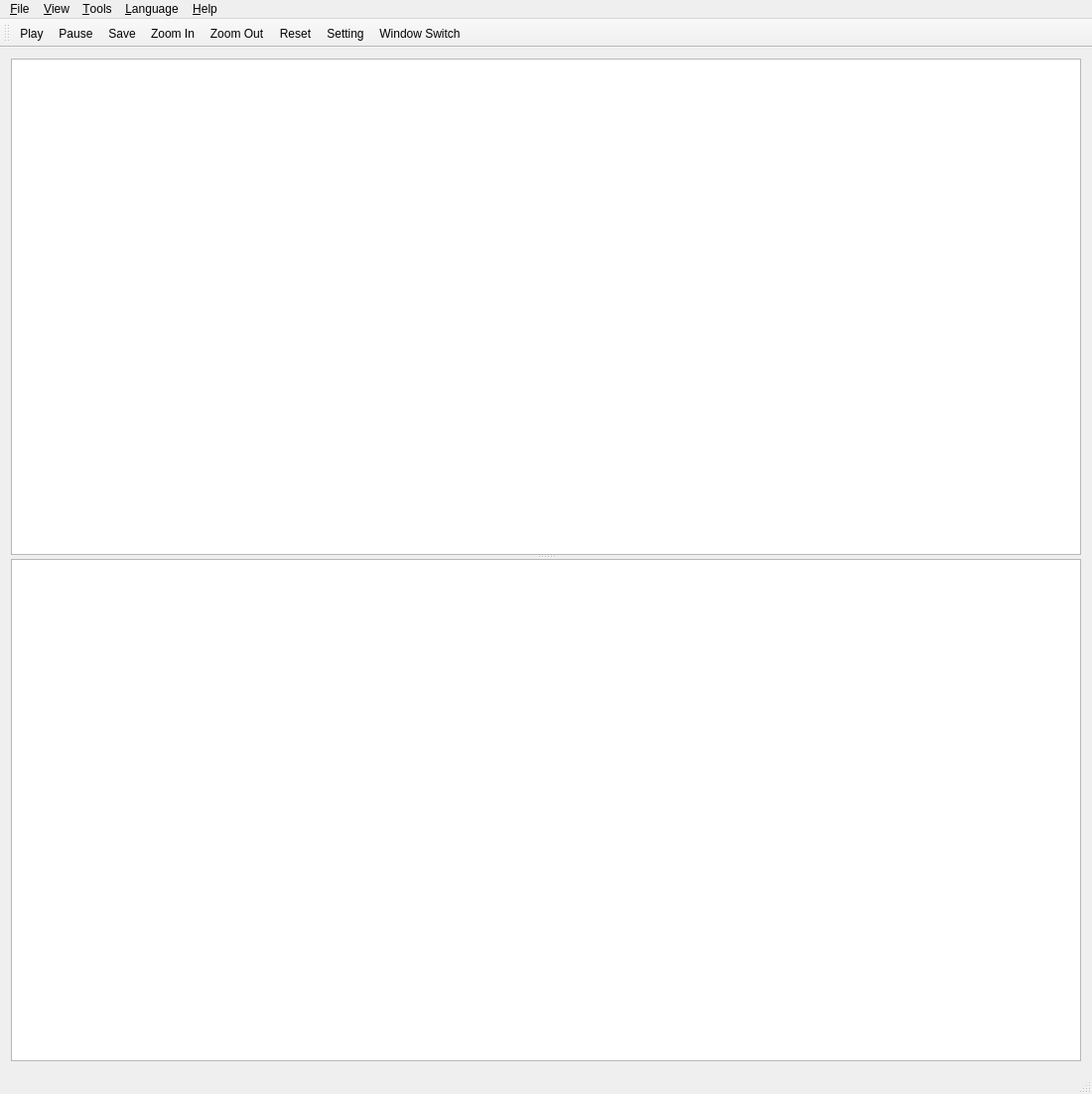
<?xml version="1.0" encoding="UTF-8"?>
<ui version="4.0">
 <class>MainWindow</class>
 <widget class="QMainWindow" name="MainWindow">
  <property name="geometry">
   <rect>
    <x>0</x>
    <y>0</y>
    <width>1100</width>
    <height>1102</height>
   </rect>
  </property>
  <property name="windowTitle">
   <string>QtDemo</string>
  </property>
  <widget class="QWidget" name="centralWidget">
   <layout class="QVBoxLayout" name="verticalLayout">
    <item>
     <widget class="QSplitter" name="splitter">
      <property name="orientation">
       <enum>Qt::Vertical</enum>
      </property>
      <widget class="QGraphicsView" name="gvMain">
       <property name="minimumSize">
        <size>
         <width>500</width>
         <height>500</height>
        </size>
       </property>
       <property name="backgroundBrush">
        <brush brushstyle="SolidPattern">
         <color alpha="255">
          <red>127</red>
          <green>127</green>
          <blue>127</blue>
         </color>
        </brush>
       </property>
      </widget>
      <widget class="QGraphicsView" name="gvSecond">
       <property name="sizePolicy">
        <sizepolicy hsizetype="Expanding" vsizetype="Expanding">
         <horstretch>100</horstretch>
         <verstretch>100</verstretch>
        </sizepolicy>
       </property>
       <property name="minimumSize">
        <size>
         <width>500</width>
         <height>500</height>
        </size>
       </property>
       <property name="backgroundBrush">
        <brush brushstyle="SolidPattern">
         <color alpha="255">
          <red>127</red>
          <green>127</green>
          <blue>127</blue>
         </color>
        </brush>
       </property>
      </widget>
     </widget>
    </item>
   </layout>
  </widget>
  <widget class="QMenuBar" name="menuBar">
   <property name="geometry">
    <rect>
     <x>0</x>
     <y>0</y>
     <width>1100</width>
     <height>19</height>
    </rect>
   </property>
   <widget class="QMenu" name="menu_File">
    <property name="title">
     <string>&amp;File</string>
    </property>
    <addaction name="action_Play"/>
    <addaction name="action_Stop"/>
    <addaction name="action_Save"/>
    <addaction name="actionExit"/>
   </widget>
   <widget class="QMenu" name="menu_View">
    <property name="title">
     <string>&amp;View</string>
    </property>
    <addaction name="actionZoom_In"/>
    <addaction name="actionZoom_Out"/>
    <addaction name="actionReset"/>
    <addaction name="actionWindow_Switch"/>
   </widget>
   <widget class="QMenu" name="menu_Set">
    <property name="title">
     <string>&amp;Tools</string>
    </property>
    <addaction name="action_Setting"/>
   </widget>
   <widget class="QMenu" name="menu_Language">
    <property name="title">
     <string>&amp;Language</string>
    </property>
    <addaction name="actionEnglish_Chinese"/>
   </widget>
   <widget class="QMenu" name="menu_Help">
    <property name="title">
     <string>&amp;Help</string>
    </property>
    <addaction name="actionAbout"/>
   </widget>
   <addaction name="menu_File"/>
   <addaction name="menu_View"/>
   <addaction name="menu_Set"/>
   <addaction name="menu_Language"/>
   <addaction name="menu_Help"/>
  </widget>
  <widget class="QStatusBar" name="statusBar"/>
  <widget class="QToolBar" name="toolBar">
   <property name="windowTitle">
    <string>toolBar</string>
   </property>
   <attribute name="toolBarArea">
    <enum>TopToolBarArea</enum>
   </attribute>
   <attribute name="toolBarBreak">
    <bool>false</bool>
   </attribute>
   <addaction name="action_Play"/>
   <addaction name="action_Stop"/>
   <addaction name="action_Save"/>
   <addaction name="actionZoom_In"/>
   <addaction name="actionZoom_Out"/>
   <addaction name="actionReset"/>
   <addaction name="action_Setting"/>
   <addaction name="actionWindow_Switch"/>
  </widget>
  <action name="action_Play">
   <property name="icon">
    <iconset resource="res.qrc">
     <normaloff>:/icon/play</normaloff>:/icon/play</iconset>
   </property>
   <property name="text">
    <string>&amp;Play</string>
   </property>
  </action>
  <action name="action_Stop">
   <property name="icon">
    <iconset resource="res.qrc">
     <normaloff>:/icon/pause</normaloff>:/icon/pause</iconset>
   </property>
   <property name="text">
    <string>Pa&amp;use</string>
   </property>
  </action>
  <action name="action_Save">
   <property name="icon">
    <iconset resource="res.qrc">
     <normaloff>:/icon/save</normaloff>:/icon/save</iconset>
   </property>
   <property name="text">
    <string>&amp;Save</string>
   </property>
  </action>
  <action name="actionExit">
   <property name="text">
    <string>Exit</string>
   </property>
  </action>
  <action name="actionZoom_In">
   <property name="icon">
    <iconset>
     <normalon>:/icon/zoomin</normalon>
    </iconset>
   </property>
   <property name="text">
    <string>Zoom In</string>
   </property>
  </action>
  <action name="actionZoom_Out">
   <property name="icon">
    <iconset resource="res.qrc">
     <normaloff>:/icon/zoomout</normaloff>:/icon/zoomout</iconset>
   </property>
   <property name="text">
    <string>Zoom Out</string>
   </property>
  </action>
  <action name="actionReset">
   <property name="icon">
    <iconset resource="res.qrc">
     <normaloff>:/icon/view-refresh</normaloff>:/icon/view-refresh</iconset>
   </property>
   <property name="text">
    <string>Reset</string>
   </property>
  </action>
  <action name="action_Setting">
   <property name="icon">
    <iconset resource="res.qrc">
     <normaloff>:/icon/setting</normaloff>:/icon/setting</iconset>
   </property>
   <property name="text">
    <string>&amp;Setting</string>
   </property>
  </action>
  <action name="actionEnglish_Chinese">
   <property name="text">
    <string>English&lt;-&gt;Chinese</string>
   </property>
  </action>
  <action name="actionAbout">
   <property name="text">
    <string>About </string>
   </property>
  </action>
  <action name="actionWindow_Switch">
   <property name="icon">
    <iconset resource="res.qrc">
     <normaloff>:/icon/window</normaloff>:/icon/window</iconset>
   </property>
   <property name="text">
    <string>Window Switch</string>
   </property>
  </action>
 </widget>
 <layoutdefault spacing="6" margin="11"/>
 <resources>
  <include location="res.qrc"/>
 </resources>
 <connections/>
</ui>
